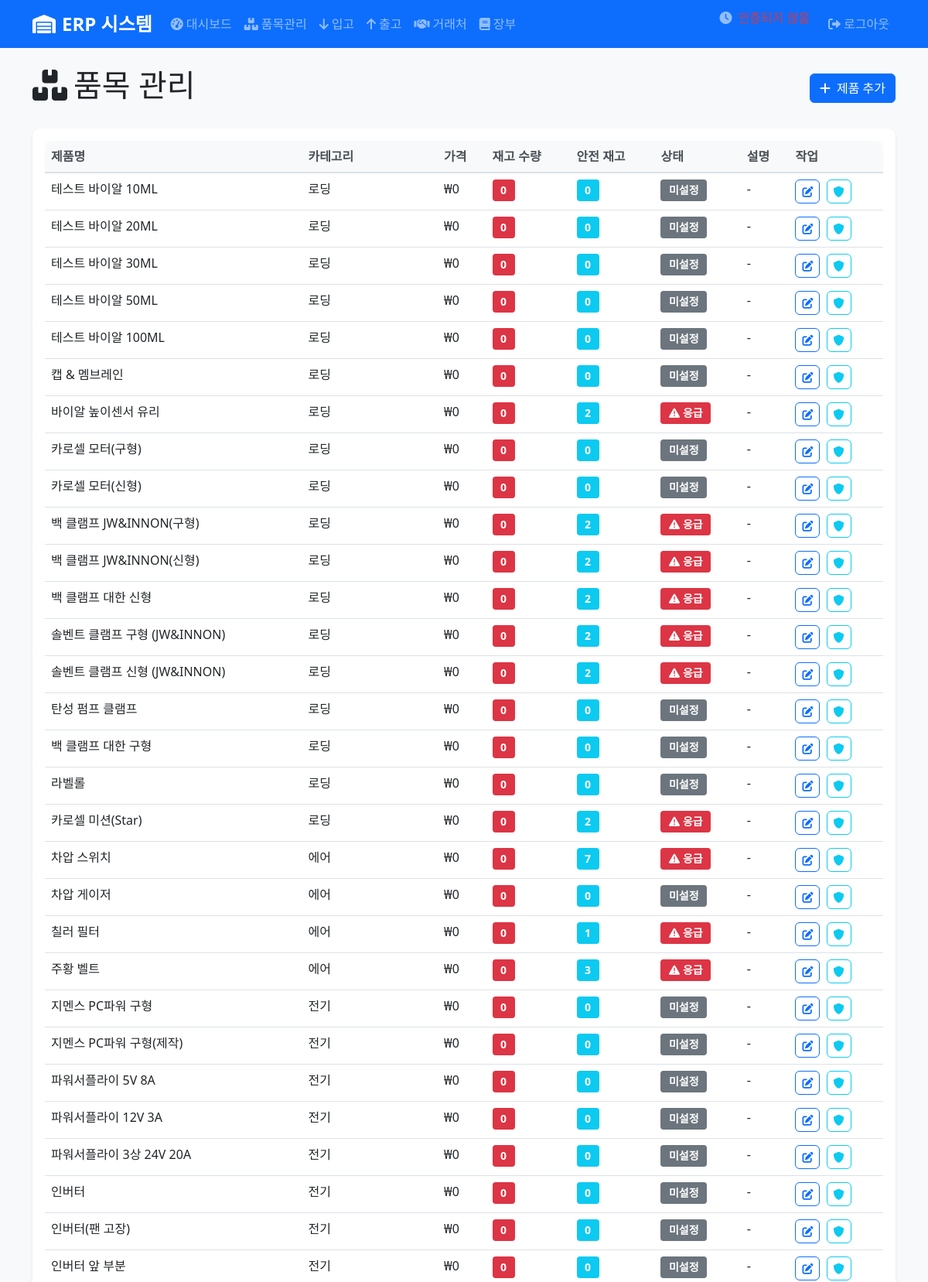
The page /inventory (signed in, upper part) on the database its author committed.
### models.py (models this page shows)
class Product(Base):
    __tablename__ = "products"
    id = Column(Integer, primary_key=True, index=True)
    name = Column(String(100), nullable=False, index=True)
    description = Column(Text)
    price = Column(Float, nullable=False)
    stock_quantity = Column(Integer, default=0)
    safety_stock = Column(Integer, default=0)  # 안전 재고 수준
    safety_stock_level = Column(String(20), default="good")  # 안전 재고 단계: good, warning, critical
    category = Column(String(50), index=True)
    created_at = Column(DateTime, default=datetime.utcnow)
    updated_at = Column(DateTime, default=datetime.utcnow, onupdate=datetime.utcnow)
    stock_transactions = relationship("StockTransaction", back_populates="product")

### main.py (the view)
@app.get("/inventory", response_class=HTMLResponse)
async def inventory_page(request: Request, access_token: str = Cookie(None)):
    user = get_current_user_from_cookie(access_token)
    if not user:
        return RedirectResponse(url="/login", status_code=302)
    db = next(get_db())
    products = db.query(Product).all()
    return templates.TemplateResponse("inventory.html", {
        "request": request,
        "products": products
    })

### templates/inventory.html (shortened to what this page needs)
{% extends "base.html" %}
{% block content %}
<div class="row">
    <div class="col-12">
        <div class="d-flex justify-content-between align-items-center mb-4">
            <h1>
                <i class="fas fa-boxes me-2"></i>품목 관리
            </h1>
            <button class="btn btn-primary" data-bs-toggle="modal" data-bs-target="#addProductModal">
                <i class="fas fa-plus me-2"></i>제품 추가
            </button>
        </div>
    </div>
</div>
<div class="row">
    <div class="col-12">
        <div class="card">
            <div class="card-body">
                <div class="table-responsive">
                    <table class="table table-hover">
                        <thead>
                            <tr>
                                <th>제품명</th>
                                <th>카테고리</th>
                                <th>가격</th>
                                <th>재고 수량</th>
                                <th>안전 재고</th>
                                <th>상태</th>
                                <th>설명</th>
                                <th>작업</th>
                            </tr>
                        </thead>
                        <tbody id="productsTable">
                            {% for product in products %}
                            <tr>
                                <td>{{ product.name }}</td>
                                <td>{{ product.category or '-' }}</td>
                                <td>{{ "₩{:,.0f}".format(product.price) }}</td>
                                <td>
                                    <span class="badge {% if product.stock_quantity > 10 %}bg-success{% elif product.stock_quantity > 0 %}bg-warning{% else %}bg-danger{% endif %}">
                                        {{ product.stock_quantity }}
                                    </span>
                                </td>
                                <td>
                                    <span class="badge bg-info">{{ product.safety_stock or 0 }}</span>
                                </td>
                                <td>
                                    {% if product.safety_stock and product.safety_stock > 0 %}
                                        {% if product.stock_quantity <= product.safety_stock %}
                                            <span class="badge bg-danger">
                                                <i class="fas fa-exclamation-triangle me-1"></i>응급
                                            </span>
                                        {% elif product.stock_quantity <= product.safety_stock * 1.5 %}
                                            <span class="badge bg-warning">
                                                <i class="fas fa-exclamation-circle me-1"></i>주의
                                            </span>
                                        {% else %}
                                            <span class="badge bg-success">
                                                <i class="fas fa-check-circle me-1"></i>양호
                                            </span>
                                        {% endif %}
                                    {% else %}
                                        <span class="badge bg-secondary">미설정</span>
                                    {% endif %}
                                </td>
                                <td>{{ product.description or '-' }}</td>
                                <td>
                                    <button class="btn btn-sm btn-outline-primary me-1" onclick="editProduct({{ product.id }})">
                                        <i class="fas fa-edit"></i>
                                    </button>
                                    <button class="btn btn-sm btn-outline-info" onclick="setSafetyStock({{ product.id }}, '{{ product.name }}', {{ product.safety_stock or 0 }})">
                                        <i class="fas fa-shield-alt"></i>
                                    </button>
                                </td>
                            </tr>
                            {% endfor %}
                        </tbody>
                    </table>
                </div>
            </div>
        </div>
    </div>
</div>
{% endblock %}

### templates/base.html (shortened to what this page needs)
<!DOCTYPE html>
<html lang="ko">
<head>
    <link href="https://cdn.jsdelivr.net/npm/bootstrap@5.1.3/dist/css/bootstrap.min.css" rel="stylesheet">
    <link href="https://cdnjs.cloudflare.com/ajax/libs/font-awesome/6.0.0/css/all.min.css" rel="stylesheet">
    <link href="/static/css/style.css" rel="stylesheet">
</head>
<body>
    <nav class="navbar navbar-expand-lg navbar-dark bg-primary">
        <div class="container">
            <span class="navbar-brand">
                <i class="fas fa-warehouse me-2"></i>ERP 시스템
            </span>
            <div class="collapse navbar-collapse" id="navbarNav">
                <ul class="navbar-nav me-auto">
                    <li class="nav-item">
                        <a class="nav-link" href="/dashboard">
                            <i class="fas fa-tachometer-alt me-1"></i>대시보드
                        </a>
                    </li>
                    <li class="nav-item">
                        <a class="nav-link" href="/inventory">
                            <i class="fas fa-boxes me-1"></i>품목관리
                        </a>
                    </li>
                    <li class="nav-item">
                        <a class="nav-link" href="/stock/in">
                            <i class="fas fa-arrow-down me-1"></i>입고
                        </a>
                    </li>
                    <li class="nav-item">
                        <a class="nav-link" href="/stock/out">
                            <i class="fas fa-arrow-up me-1"></i>출고
                        </a>
                    </li>
                    <li class="nav-item">
                        <a class="nav-link" href="/suppliers">
                            <i class="fas fa-handshake me-1"></i>거래처
                        </a>
                    </li>
                    <li class="nav-item">
                        <a class="nav-link" href="/ledger">
                            <i class="fas fa-book me-1"></i>장부
                        </a>
                    </li>
                </ul>
                <ul class="navbar-nav">
                    <li class="nav-item">
                        <span class="navbar-text me-3" id="token-status">
                            <i class="fas fa-clock me-1"></i>
                            <span id="token-expiry">토큰 상태 확인 중...</span>
                        </span>
                    </li>
                    <li class="nav-item">
                        <a class="nav-link" href="#" onclick="logout()">
                            <i class="fas fa-sign-out-alt me-1"></i>로그아웃
                        </a>
                    </li>
                </ul>
            </div>
        </div>
    </nav>
    <main class="container mt-4">
        {% block content %}{% endblock %}
    </main>
</body>
</html>

### static/css/style.css (style rules this page uses)
body { font-family: 'Segoe UI', Tahoma, Geneva, Verdana, sans-serif; background-color: #f8f9fa; }
.navbar-brand { font-weight: bold; font-size: 1.5rem; }
.card { border: none; border-radius: 10px; box-shadow: 0 0.125rem 0.25rem rgba(0, 0, 0, 0.075); transition: box-shadow 0.15s ease-in-out; }
.btn { border-radius: 6px; font-weight: 500; }
.table { border-radius: 8px; overflow: hidden; }
.table thead th { background-color: #f8f9fa; border-bottom: 2px solid #dee2e6; font-weight: 600; color: #495057; }
.badge { font-size: 0.875em; padding: 0.5em 0.75em; }
.table-responsive { border-radius: 8px; }

### rows shown on the page
Product: name "테스트 바이알 10ML", category "로딩", price "₩0", stock_quantity "0", safety_stock "0", shows "미설정", description "-"
Product: name "테스트 바이알 20ML", category "로딩", price "₩0", stock_quantity "0", safety_stock "0", shows "미설정", description "-"
Product: name "테스트 바이알 30ML", category "로딩", price "₩0", stock_quantity "0", safety_stock "0", shows "미설정", description "-"
Product: name "테스트 바이알 50ML", category "로딩", price "₩0", stock_quantity "0", safety_stock "0", shows "미설정", description "-"
Product: name "테스트 바이알 100ML", category "로딩", price "₩0", stock_quantity "0", safety_stock "0", shows "미설정", description "-"
Product: name "캡 & 멤브레인", category "로딩", price "₩0", stock_quantity "0", safety_stock "0", shows "미설정", description "-"
Product: name "바이알 높이센서 유리", category "로딩", price "₩0", stock_quantity "0", safety_stock "2", shows "응급", description "-"
Product: name "카로셀 모터(구형)", category "로딩", price "₩0", stock_quantity "0", safety_stock "0", shows "미설정", description "-"
Product: name "카로셀 모터(신형)", category "로딩", price "₩0", stock_quantity "0", safety_stock "0", shows "미설정", description "-"
Product: name "백 클램프 JW&INNON(구형)", category "로딩", price "₩0", stock_quantity "0", safety_stock "2", shows "응급", description "-"
Product: name "백 클램프 JW&INNON(신형)", category "로딩", price "₩0", stock_quantity "0", safety_stock "2", shows "응급", description "-"
Product: name "백 클램프 대한 신형", category "로딩", price "₩0", stock_quantity "0", safety_stock "2", shows "응급", description "-"
Product: name "솔벤트 클램프 구형 (JW&INNON)", category "로딩", price "₩0", stock_quantity "0", safety_stock "2", shows "응급", description "-"
Product: name "솔벤트 클램프 신형 (JW&INNON)", category "로딩", price "₩0", stock_quantity "0", safety_stock "2", shows "응급", description "-"
Product: name "탄성 펌프 클램프", category "로딩", price "₩0", stock_quantity "0", safety_stock "0", shows "미설정", description "-"
Product: name "백 클램프 대한 구형", category "로딩", price "₩0", stock_quantity "0", safety_stock "0", shows "미설정", description "-"
Product: name "라벨롤", category "로딩", price "₩0", stock_quantity "0", safety_stock "0", shows "미설정", description "-"
Product: name "카로셀 미션(Star)", category "로딩", price "₩0", stock_quantity "0", safety_stock "2", shows "응급", description "-"
Product: name "차압 스위치", category "에어", price "₩0", stock_quantity "0", safety_stock "7", shows "응급", description "-"
Product: name "차압 게이저", category "에어", price "₩0", stock_quantity "0", safety_stock "0", shows "미설정", description "-"
Product: name "칠러 필터", category "에어", price "₩0", stock_quantity "0", safety_stock "1", shows "응급", description "-"
Product: name "주황 벨트", category "에어", price "₩0", stock_quantity "0", safety_stock "3", shows "응급", description "-"
Product: name "지멘스 PC파워 구형", category "전기", price "₩0", stock_quantity "0", safety_stock "0", shows "미설정", description "-"
Product: name "지멘스 PC파워 구형(제작)", category "전기", price "₩0", stock_quantity "0", safety_stock "0", shows "미설정", description "-"
Product: name "파워서플라이 5V 8A", category "전기", price "₩0", stock_quantity "0", safety_stock "0", shows "미설정", description "-"
Product: name "파워서플라이 12V 3A", category "전기", price "₩0", stock_quantity "0", safety_stock "0", shows "미설정", description "-"
Product: name "파워서플라이 3상 24V 20A", category "전기", price "₩0", stock_quantity "0", safety_stock "0", shows "미설정", description "-"
Product: name "인버터", category "전기", price "₩0", stock_quantity "0", safety_stock "0", shows "미설정", description "-"
Product: name "인버터(팬 고장)", category "전기", price "₩0", stock_quantity "0", safety_stock "0", shows "미설정", description "-"
Product: name "인버터 앞 부분", category "전기", price "₩0", stock_quantity "0", safety_stock "0", shows "미설정", description "-"
